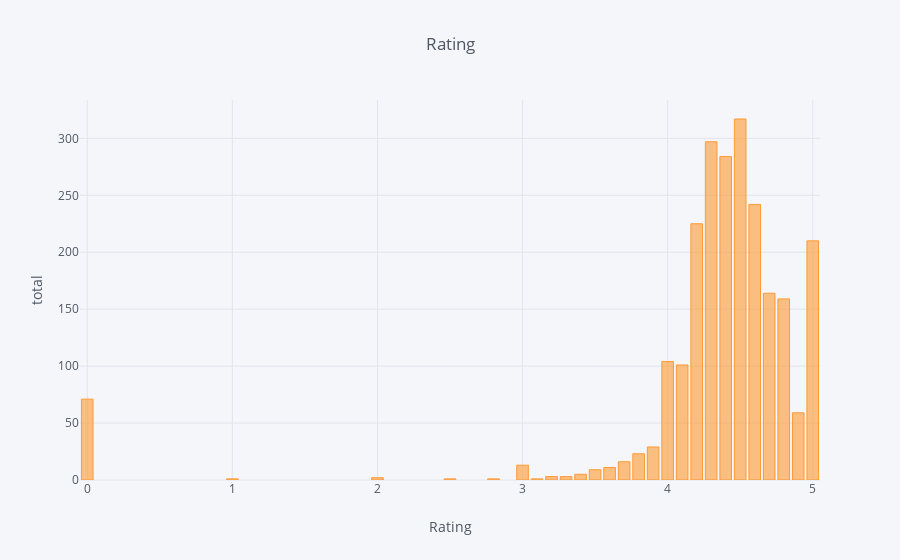

The notebook cell saved with this chart:
### Code cell
data_rating = data.groupby(['Rating'], as_index=False)['Strain'].count()
data_rating.iplot(kind='bar', x='Rating', xTitle='Rating',yTitle='total', title='Rating')

### Figure 1 — Plotly figure (JSON) as saved in the notebook; plotly's stock layout.template omitted (floating-point values rounded to 4 significant figures)
{"data": [{"marker": {"color": "rgba(255, 153, 51, 0.6)", "line": {"color": "rgba(255, 153, 51, 1.0)", "width": 1}}, "name": "Strain", "orientation": "v", "text": "", "type": "bar", "uid": "0ac4c995-5478-4e48-a319-b9ae0012c180", "x": [0, 1, 2, 2.5, 2.8, 3, 3.1, 3.2, 3.3, 3.4, 3.5, 3.6, 3.7, 3.8, 3.9, 4, 4.1, 4.2, 4.3, 4.4, 4.5, 4.6, 4.7, 4.8, 4.9, 5], "y": [71, 1, 2, 1, 1, 13, 1, 3, 3, 5, 9, 11, 16, 23, 29, 104, 101, 225, 297, 284, 317, 242, 164, 159, 59, 210]}], "layout": {"legend": {"bgcolor": "#F5F6F9", "font": {"color": "#4D5663"}}, "paper_bgcolor": "#F5F6F9", "plot_bgcolor": "#F5F6F9", "title": {"font": {"color": "#4D5663"}, "text": "Rating"}, "xaxis": {"gridcolor": "#E1E5ED", "showgrid": true, "tickfont": {"color": "#4D5663"}, "title": {"font": {"color": "#4D5663"}, "text": "Rating"}, "zerolinecolor": "#E1E5ED"}, "yaxis": {"gridcolor": "#E1E5ED", "showgrid": true, "tickfont": {"color": "#4D5663"}, "title": {"font": {"color": "#4D5663"}, "text": "total"}, "zerolinecolor": "#E1E5ED"}}}
